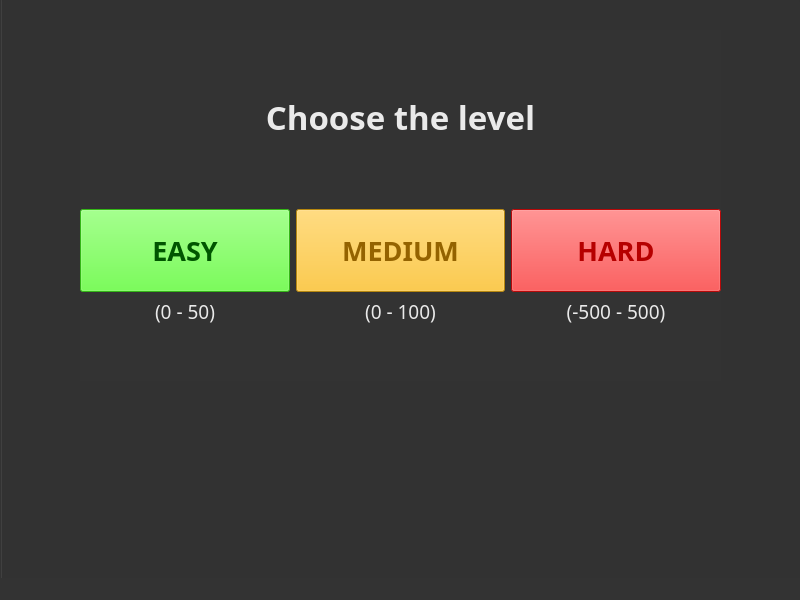
<?xml version="1.0" encoding="UTF-8"?>
<ui version="4.0">
 <class>MainWindow</class>
 <widget class="QMainWindow" name="MainWindow">
  <property name="geometry">
   <rect>
    <x>0</x>
    <y>0</y>
    <width>800</width>
    <height>600</height>
   </rect>
  </property>
  <property name="windowTitle">
   <string>MainWindow</string>
  </property>
  <property name="styleSheet">
   <string notr="true">background-color: rgb(51, 51, 51);
color: rgb(234, 234, 234);</string>
  </property>
  <widget class="QWidget" name="centralwidget">
   <widget class="QLineEdit" name="input">
    <property name="enabled">
     <bool>false</bool>
    </property>
    <property name="geometry">
     <rect>
      <x>260</x>
      <y>210</y>
      <width>281</width>
      <height>31</height>
     </rect>
    </property>
    <property name="font">
     <font>
      <pointsize>12</pointsize>
      <weight>75</weight>
      <bold>true</bold>
      <stylestrategy>PreferAntialias</stylestrategy>
     </font>
    </property>
    <property name="styleSheet">
     <string notr="true">background-color: #666666;
color: rgb(234, 234, 234);</string>
    </property>
    <property name="inputMask">
     <string/>
    </property>
    <property name="text">
     <string/>
    </property>
    <property name="cursorPosition">
     <number>0</number>
    </property>
    <property name="alignment">
     <set>Qt::AlignCenter</set>
    </property>
   </widget>
   <widget class="QLabel" name="label">
    <property name="geometry">
     <rect>
      <x>0</x>
      <y>20</y>
      <width>801</width>
      <height>41</height>
     </rect>
    </property>
    <property name="font">
     <font>
      <family>InputMono Black</family>
      <pointsize>28</pointsize>
      <weight>75</weight>
      <bold>true</bold>
      <stylestrategy>PreferAntialias</stylestrategy>
     </font>
    </property>
    <property name="text">
     <string>GUESS THE NUMBER</string>
    </property>
    <property name="alignment">
     <set>Qt::AlignCenter</set>
    </property>
   </widget>
   <widget class="QLabel" name="msg">
    <property name="geometry">
     <rect>
      <x>216</x>
      <y>112</y>
      <width>371</width>
      <height>71</height>
     </rect>
    </property>
    <property name="font">
     <font>
      <pointsize>16</pointsize>
      <weight>75</weight>
      <bold>true</bold>
      <stylestrategy>PreferAntialias</stylestrategy>
     </font>
    </property>
    <property name="styleSheet">
     <string notr="true"/>
    </property>
    <property name="text">
     <string/>
    </property>
    <property name="alignment">
     <set>Qt::AlignCenter</set>
    </property>
   </widget>
   <widget class="QPushButton" name="pushButton">
    <property name="geometry">
     <rect>
      <x>320</x>
      <y>110</y>
      <width>161</width>
      <height>51</height>
     </rect>
    </property>
    <property name="font">
     <font>
      <pointsize>14</pointsize>
      <weight>75</weight>
      <bold>true</bold>
      <stylestrategy>PreferAntialias</stylestrategy>
     </font>
    </property>
    <property name="styleSheet">
     <string notr="true">color: rgb(0, 85, 0);
background-color: rgb(108, 255, 75);
</string>
    </property>
    <property name="text">
     <string>START</string>
    </property>
   </widget>
   <widget class="QLabel" name="tries">
    <property name="geometry">
     <rect>
      <x>320</x>
      <y>260</y>
      <width>161</width>
      <height>51</height>
     </rect>
    </property>
    <property name="font">
     <font>
      <pointsize>14</pointsize>
      <weight>75</weight>
      <bold>true</bold>
      <stylestrategy>PreferAntialias</stylestrategy>
     </font>
    </property>
    <property name="styleSheet">
     <string notr="true">color: rgb(234, 234, 234);</string>
    </property>
    <property name="text">
     <string/>
    </property>
   </widget>
   <widget class="QPushButton" name="pushButton_2">
    <property name="geometry">
     <rect>
      <x>310</x>
      <y>320</y>
      <width>181</width>
      <height>51</height>
     </rect>
    </property>
    <property name="font">
     <font>
      <pointsize>13</pointsize>
      <weight>75</weight>
      <bold>true</bold>
      <stylestrategy>PreferAntialias</stylestrategy>
     </font>
    </property>
    <property name="styleSheet">
     <string notr="true">color: rgb(0, 85, 0);
background-color: rgb(108, 255, 75);</string>
    </property>
    <property name="text">
     <string>RESTART</string>
    </property>
   </widget>
   <widget class="QLabel" name="label_2">
    <property name="geometry">
     <rect>
      <x>20</x>
      <y>110</y>
      <width>191</width>
      <height>211</height>
     </rect>
    </property>
    <property name="font">
     <font>
      <family>InputMono Black</family>
      <pointsize>13</pointsize>
      <weight>75</weight>
      <bold>true</bold>
      <stylestrategy>PreferAntialias</stylestrategy>
     </font>
    </property>
    <property name="layoutDirection">
     <enum>Qt::LeftToRight</enum>
    </property>
    <property name="styleSheet">
     <string notr="true">QLabel{
	background-color: #666666;
	color: #ffffff;
padding: 10;
}</string>
    </property>
    <property name="text">
     <string>Pick a number between 0 and 100 </string>
    </property>
    <property name="alignment">
     <set>Qt::AlignJustify|Qt::AlignVCenter</set>
    </property>
    <property name="wordWrap">
     <bool>true</bool>
    </property>
   </widget>
   <widget class="QGroupBox" name="groupBox">
    <property name="geometry">
     <rect>
      <x>0</x>
      <y>-20</y>
      <width>801</width>
      <height>611</height>
     </rect>
    </property>
    <property name="title">
     <string>GroupBox</string>
    </property>
    <widget class="QWidget" name="verticalLayoutWidget">
     <property name="geometry">
      <rect>
       <x>80</x>
       <y>50</y>
       <width>641</width>
       <height>351</height>
      </rect>
     </property>
     <layout class="QVBoxLayout" name="verticalLayout">
      <item>
       <widget class="QLabel" name="label_3">
        <property name="sizePolicy">
         <sizepolicy hsizetype="Preferred" vsizetype="Expanding">
          <horstretch>0</horstretch>
          <verstretch>0</verstretch>
         </sizepolicy>
        </property>
        <property name="font">
         <font>
          <family>InputMono Black</family>
          <pointsize>25</pointsize>
          <weight>75</weight>
          <bold>true</bold>
          <stylestrategy>PreferAntialias</stylestrategy>
         </font>
        </property>
        <property name="text">
         <string>Choose the level</string>
        </property>
        <property name="alignment">
         <set>Qt::AlignCenter</set>
        </property>
       </widget>
      </item>
      <item>
       <layout class="QGridLayout" name="gridLayout">
        <item row="0" column="3">
         <widget class="QPushButton" name="btn_hard">
          <property name="sizePolicy">
           <sizepolicy hsizetype="Minimum" vsizetype="Expanding">
            <horstretch>0</horstretch>
            <verstretch>0</verstretch>
           </sizepolicy>
          </property>
          <property name="font">
           <font>
            <family>InputMono Black</family>
            <pointsize>20</pointsize>
            <weight>75</weight>
            <bold>true</bold>
            <stylestrategy>PreferAntialias</stylestrategy>
           </font>
          </property>
          <property name="styleSheet">
           <string notr="true">background-color: rgb(255, 12, 12);
color: rgb(182, 0, 0);
border-color: rgb(90, 0, 0);</string>
          </property>
          <property name="text">
           <string>HARD</string>
          </property>
         </widget>
        </item>
        <item row="0" column="1">
         <widget class="QPushButton" name="btn_easy">
          <property name="sizePolicy">
           <sizepolicy hsizetype="Minimum" vsizetype="Expanding">
            <horstretch>0</horstretch>
            <verstretch>0</verstretch>
           </sizepolicy>
          </property>
          <property name="font">
           <font>
            <family>InputMono Black</family>
            <pointsize>20</pointsize>
            <weight>75</weight>
            <bold>true</bold>
            <stylestrategy>PreferAntialias</stylestrategy>
           </font>
          </property>
          <property name="styleSheet">
           <string notr="true">background-color: rgb(73, 255, 32);
color: rgb(0, 85, 0);
border-color: rgb(16, 111, 27);</string>
          </property>
          <property name="text">
           <string>EASY</string>
          </property>
         </widget>
        </item>
        <item row="0" column="2">
         <widget class="QPushButton" name="btn_medium">
          <property name="sizePolicy">
           <sizepolicy hsizetype="Minimum" vsizetype="Expanding">
            <horstretch>0</horstretch>
            <verstretch>0</verstretch>
           </sizepolicy>
          </property>
          <property name="font">
           <font>
            <family>InputMono Black</family>
            <pointsize>20</pointsize>
            <weight>75</weight>
            <bold>true</bold>
            <stylestrategy>PreferAntialias</stylestrategy>
           </font>
          </property>
          <property name="styleSheet">
           <string notr="true">background-color: rgb(255, 189, 21);
color: rgb(148, 99, 0);
border-color: rgb(152, 121, 8);</string>
          </property>
          <property name="text">
           <string>MEDIUM</string>
          </property>
         </widget>
        </item>
        <item row="1" column="1">
         <widget class="QLabel" name="label_4">
          <property name="sizePolicy">
           <sizepolicy hsizetype="Preferred" vsizetype="Expanding">
            <horstretch>0</horstretch>
            <verstretch>0</verstretch>
           </sizepolicy>
          </property>
          <property name="font">
           <font>
            <family>InputMono Black</family>
            <pointsize>14</pointsize>
            <stylestrategy>PreferAntialias</stylestrategy>
           </font>
          </property>
          <property name="text">
           <string>(0 - 50)</string>
          </property>
          <property name="alignment">
           <set>Qt::AlignHCenter|Qt::AlignTop</set>
          </property>
         </widget>
        </item>
        <item row="1" column="2">
         <widget class="QLabel" name="label_5">
          <property name="sizePolicy">
           <sizepolicy hsizetype="Preferred" vsizetype="Expanding">
            <horstretch>0</horstretch>
            <verstretch>0</verstretch>
           </sizepolicy>
          </property>
          <property name="font">
           <font>
            <family>InputMono Black</family>
            <pointsize>14</pointsize>
            <stylestrategy>PreferAntialias</stylestrategy>
           </font>
          </property>
          <property name="text">
           <string>(0 - 100)</string>
          </property>
          <property name="alignment">
           <set>Qt::AlignHCenter|Qt::AlignTop</set>
          </property>
         </widget>
        </item>
        <item row="1" column="3">
         <widget class="QLabel" name="label_6">
          <property name="sizePolicy">
           <sizepolicy hsizetype="Preferred" vsizetype="Expanding">
            <horstretch>0</horstretch>
            <verstretch>0</verstretch>
           </sizepolicy>
          </property>
          <property name="font">
           <font>
            <family>InputMono Black</family>
            <pointsize>14</pointsize>
            <stylestrategy>PreferAntialias</stylestrategy>
           </font>
          </property>
          <property name="text">
           <string>(-500 - 500)</string>
          </property>
          <property name="alignment">
           <set>Qt::AlignHCenter|Qt::AlignTop</set>
          </property>
         </widget>
        </item>
       </layout>
      </item>
     </layout>
    </widget>
   </widget>
  </widget>
  <widget class="QMenuBar" name="menubar">
   <property name="geometry">
    <rect>
     <x>0</x>
     <y>0</y>
     <width>800</width>
     <height>21</height>
    </rect>
   </property>
  </widget>
  <widget class="QStatusBar" name="statusbar"/>
 </widget>
 <resources/>
 <connections/>
</ui>
